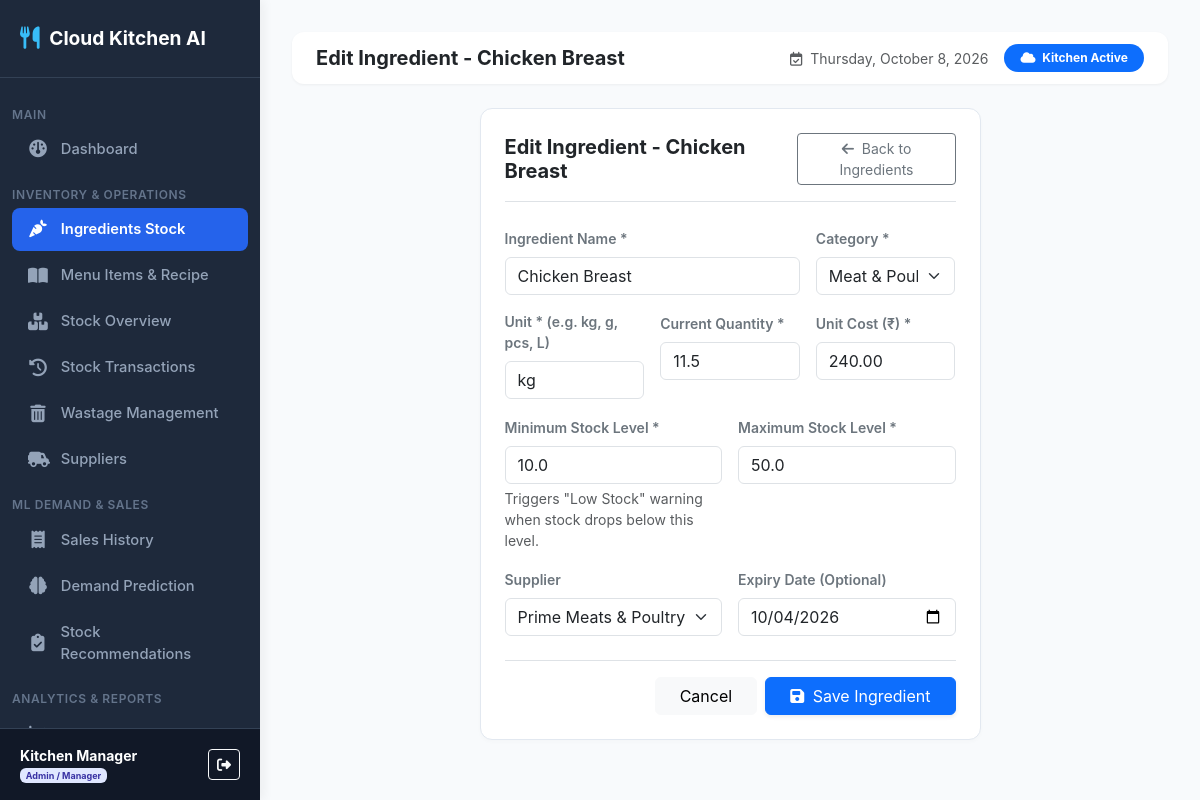
Before: /ingredients/edit/1/ (signed in) with the older database file.
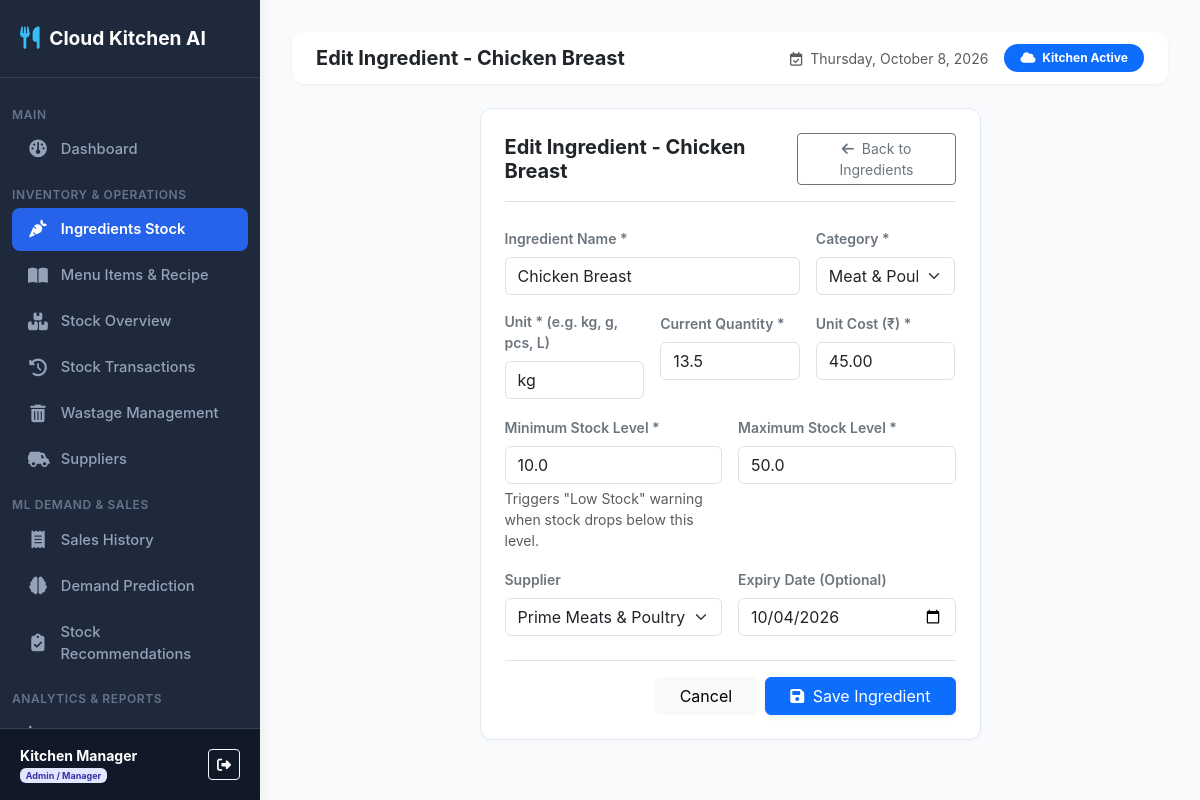
After: the same page with the newer database file.
### inventory_predictor/models.py (models this page shows, shortened)
class Ingredient(models.Model):
    CATEGORY_CHOICES = (
        ('Vegetables', 'Vegetables'),
        ('Dairy', 'Dairy'),
        ('Meat & Poultry', 'Meat & Poultry'),
        ('Grains & Bread', 'Grains & Bread'),
        ('Sauces & Spices', 'Sauces & Spices'),
        ('Beverages', 'Beverages'),
        ('Packaging', 'Packaging'),
        ('Other', 'Other'),
    )
    name = models.CharField(max_length=100, unique=True)
    category = models.CharField(max_length=50, choices=CATEGORY_CHOICES, default='Vegetables')
    unit = models.CharField(max_length=20, help_text="e.g. kg, g, L, ml, pcs, slices")
    current_quantity = models.FloatField(default=0.0)
    min_stock_level = models.FloatField(default=10.0)
    max_stock_level = models.FloatField(default=100.0)
    unit_cost = models.DecimalField(max_digits=10, decimal_places=2, default=0.00)
    supplier = models.ForeignKey(Supplier, on_delete=models.SET_NULL, null=True, blank=True, related_name='ingredients')
    expiry_date = models.DateField(null=True, blank=True)
    created_at = models.DateTimeField(auto_now_add=True)

### inventory_predictor/views.py (the view)
# urls.py: path('ingredients/edit/<int:pk>/', views.ingredient_edit, name='ingredient_edit'),
@login_required
def ingredient_edit(request, pk):
    if not role_check_admin(request.user):
        messages.error(request, "Access Denied. Only Admin / Kitchen Managers can edit ingredients.")
        return redirect('ingredient_list')
    ingredient = get_object_or_404(Ingredient, pk=pk)
    if request.method == 'POST':
        form = IngredientForm(request.POST, instance=ingredient)
        if form.is_valid():
            form.save()
            messages.success(request, f"Ingredient '{ingredient.name}' updated successfully!")
            return redirect('ingredient_list')
    else:
        form = IngredientForm(instance=ingredient)
    return render(request, 'inventory_predictor/ingredients/form.html', {'form': form, 'title': f'Edit Ingredient - {ingredient.name}'})

### inventory_predictor/forms.py
class IngredientForm(forms.ModelForm):
    class Meta:
        model = Ingredient
        fields = [
            'name', 'category', 'unit', 'current_quantity',
            'min_stock_level', 'max_stock_level', 'unit_cost',
            'supplier', 'expiry_date'
        ]
        widgets = {
            'name': forms.TextInput(attrs={'class': 'form-control', 'placeholder': 'e.g. Fresh Tomatoes'}),
            'category': forms.Select(attrs={'class': 'form-select'}),
            'unit': forms.TextInput(attrs={'class': 'form-control', 'placeholder': 'e.g. kg, g, L, pcs, slices'}),
            'current_quantity': forms.NumberInput(attrs={'class': 'form-control', 'step': '0.01'}),
            'min_stock_level': forms.NumberInput(attrs={'class': 'form-control', 'step': '0.01'}),
            'max_stock_level': forms.NumberInput(attrs={'class': 'form-control', 'step': '0.01'}),
            'unit_cost': forms.NumberInput(attrs={'class': 'form-control', 'step': '0.01', 'placeholder': 'Price per unit'}),
            'supplier': forms.Select(attrs={'class': 'form-select'}),
            'expiry_date': forms.DateInput(attrs={'class': 'form-control', 'type': 'date'}),
        }

### inventory_predictor/templates/inventory_predictor/ingredients/form.html (shortened to what this page needs)
{% extends 'inventory_predictor/base.html' %}
{% block page_title %}{{ title }}{% endblock %}
{% block content %}
<div class="row justify-content-center">
    <div class="col-12 col-md-8 col-lg-7">
        <div class="card-box">
            <div class="d-flex justify-content-between align-items-center mb-4 border-bottom pb-3">
                <h5 class="fw-bold m-0 text-dark">{{ title }}</h5>
                <a href="{% url 'ingredient_list' %}" class="btn btn-outline-secondary btn-sm">
                    <i class="fa-solid fa-arrow-left me-1"></i> Back to Ingredients
                </a>
            </div>
            <form method="POST">
                <div class="row g-3">
                    <div class="col-12 col-md-8">
                        <label class="form-label fw-semibold text-secondary small">Ingredient Name *</label>
                        {{ form.name }}
                    </div>
                    <div class="col-12 col-md-4">
                        <label class="form-label fw-semibold text-secondary small">Category *</label>
                        {{ form.category }}
                    </div>
                    <div class="col-12 col-md-4">
                        <label class="form-label fw-semibold text-secondary small">Unit * (e.g. kg, g, pcs, L)</label>
                        {{ form.unit }}
                    </div>
                    <div class="col-12 col-md-4">
                        <label class="form-label fw-semibold text-secondary small">Current Quantity *</label>
                        {{ form.current_quantity }}
                    </div>
                    <div class="col-12 col-md-4">
                        <label class="form-label fw-semibold text-secondary small">Unit Cost (₹) *</label>
                        {{ form.unit_cost }}
                    </div>
                    <div class="col-12 col-md-6">
                        <label class="form-label fw-semibold text-secondary small">Minimum Stock Level *</label>
                        {{ form.min_stock_level }}
                        <div class="form-text small">Triggers "Low Stock" warning when stock drops below this level.</div>
                    </div>
                    <div class="col-12 col-md-6">
                        <label class="form-label fw-semibold text-secondary small">Maximum Stock Level *</label>
                        {{ form.max_stock_level }}
                    </div>
                    <div class="col-12 col-md-6">
                        <label class="form-label fw-semibold text-secondary small">Supplier</label>
                        {{ form.supplier }}
                    </div>
                    <div class="col-12 col-md-6">
                        <label class="form-label fw-semibold text-secondary small">Expiry Date (Optional)</label>
                        {{ form.expiry_date }}
                    </div>
                </div>
                <div class="d-flex justify-content-end gap-2 mt-4 pt-3 border-top">
                    <a href="{% url 'ingredient_list' %}" class="btn btn-light px-4">Cancel</a>
                    <button type="submit" class="btn btn-primary px-4 shadow-sm">
                        <i class="fa-solid fa-floppy-disk me-1"></i> Save Ingredient
                    </button>
                </div>
            </form>
        </div>
    </div>
</div>
{% endblock %}

Changed rows visible on the page:
changed Ingredient "Chicken Breast": current_quantity "11.5" → "13.5"; unit_cost "240.00" → "45.00"
